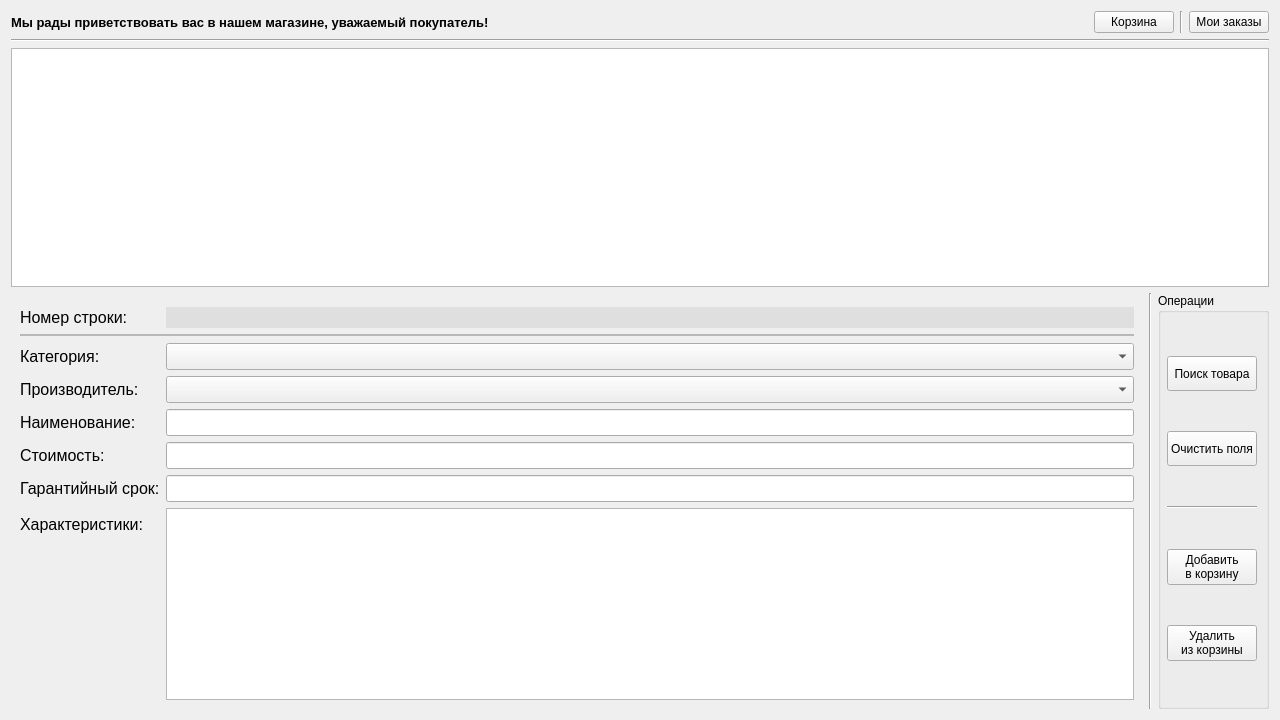
<?xml version="1.0" encoding="UTF-8"?>
<ui version="4.0">
 <class>BuyerForm</class>
 <widget class="QWidget" name="BuyerForm">
  <property name="geometry">
   <rect>
    <x>0</x>
    <y>0</y>
    <width>1280</width>
    <height>720</height>
   </rect>
  </property>
  <property name="windowTitle">
   <string>Form</string>
  </property>
  <layout class="QGridLayout" name="gridLayout_3" rowstretch="0,0,0,0">
   <item row="3" column="2">
    <widget class="QGroupBox" name="buttons">
     <property name="sizePolicy">
      <sizepolicy hsizetype="Preferred" vsizetype="Preferred">
       <horstretch>0</horstretch>
       <verstretch>0</verstretch>
      </sizepolicy>
     </property>
     <property name="title">
      <string>Операции</string>
     </property>
     <property name="flat">
      <bool>false</bool>
     </property>
     <property name="checkable">
      <bool>false</bool>
     </property>
     <layout class="QVBoxLayout" name="buttons_layout_2">
      <property name="leftMargin">
       <number>6</number>
      </property>
      <item>
       <widget class="QPushButton" name="pushButton_search">
        <property name="minimumSize">
         <size>
          <width>0</width>
          <height>35</height>
         </size>
        </property>
        <property name="text">
         <string>Поиск товара</string>
        </property>
       </widget>
      </item>
      <item>
       <widget class="QPushButton" name="pushButton_clearInput">
        <property name="minimumSize">
         <size>
          <width>0</width>
          <height>35</height>
         </size>
        </property>
        <property name="text">
         <string>Очистить поля</string>
        </property>
       </widget>
      </item>
      <item>
       <widget class="Line" name="line_4">
        <property name="orientation">
         <enum>Qt::Horizontal</enum>
        </property>
       </widget>
      </item>
      <item>
       <widget class="QPushButton" name="pushButton_create">
        <property name="minimumSize">
         <size>
          <width>0</width>
          <height>35</height>
         </size>
        </property>
        <property name="text">
         <string>Добавить
в корзину</string>
        </property>
       </widget>
      </item>
      <item>
       <widget class="QPushButton" name="pushButton_remove">
        <property name="minimumSize">
         <size>
          <width>0</width>
          <height>35</height>
         </size>
        </property>
        <property name="text">
         <string>Удалить
из корзины</string>
        </property>
       </widget>
      </item>
     </layout>
    </widget>
   </item>
   <item row="2" column="0" colspan="3">
    <widget class="QTableView" name="tableView">
     <property name="font">
      <font>
       <family>Segoe UI</family>
       <pointsize>10</pointsize>
      </font>
     </property>
     <property name="editTriggers">
      <set>QAbstractItemView::NoEditTriggers</set>
     </property>
     <property name="tabKeyNavigation">
      <bool>false</bool>
     </property>
     <property name="showDropIndicator" stdset="0">
      <bool>false</bool>
     </property>
     <property name="dragDropOverwriteMode">
      <bool>false</bool>
     </property>
     <property name="alternatingRowColors">
      <bool>false</bool>
     </property>
     <property name="selectionMode">
      <enum>QAbstractItemView::SingleSelection</enum>
     </property>
     <property name="selectionBehavior">
      <enum>QAbstractItemView::SelectRows</enum>
     </property>
     <property name="showGrid">
      <bool>true</bool>
     </property>
     <property name="sortingEnabled">
      <bool>true</bool>
     </property>
     <property name="cornerButtonEnabled">
      <bool>false</bool>
     </property>
     <attribute name="horizontalHeaderCascadingSectionResizes">
      <bool>true</bool>
     </attribute>
     <attribute name="horizontalHeaderMinimumSectionSize">
      <number>37</number>
     </attribute>
     <attribute name="horizontalHeaderDefaultSectionSize">
      <number>150</number>
     </attribute>
     <attribute name="horizontalHeaderStretchLastSection">
      <bool>true</bool>
     </attribute>
     <attribute name="verticalHeaderCascadingSectionResizes">
      <bool>false</bool>
     </attribute>
     <attribute name="verticalHeaderMinimumSectionSize">
      <number>35</number>
     </attribute>
     <attribute name="verticalHeaderDefaultSectionSize">
      <number>35</number>
     </attribute>
     <attribute name="verticalHeaderHighlightSections">
      <bool>true</bool>
     </attribute>
     <attribute name="verticalHeaderShowSortIndicator" stdset="0">
      <bool>true</bool>
     </attribute>
    </widget>
   </item>
   <item row="3" column="0">
    <widget class="QWidget" name="widget" native="true">
     <layout class="QGridLayout" name="gridLayout">
      <item row="0" column="0">
       <layout class="QFormLayout" name="product_data">
        <property name="sizeConstraint">
         <enum>QLayout::SetDefaultConstraint</enum>
        </property>
        <property name="fieldGrowthPolicy">
         <enum>QFormLayout::AllNonFixedFieldsGrow</enum>
        </property>
        <property name="rowWrapPolicy">
         <enum>QFormLayout::DontWrapRows</enum>
        </property>
        <property name="labelAlignment">
         <set>Qt::AlignLeading|Qt::AlignLeft|Qt::AlignVCenter</set>
        </property>
        <property name="formAlignment">
         <set>Qt::AlignLeading|Qt::AlignLeft|Qt::AlignTop</set>
        </property>
        <property name="topMargin">
         <number>5</number>
        </property>
        <item row="0" column="0">
         <widget class="QLabel" name="idProduct_Label">
          <property name="font">
           <font>
            <pointsize>12</pointsize>
            <weight>50</weight>
            <italic>false</italic>
            <bold>false</bold>
            <underline>false</underline>
           </font>
          </property>
          <property name="styleSheet">
           <string notr="true">color: rgb(0, 0, 0);
</string>
          </property>
          <property name="text">
           <string>Номер строки:</string>
          </property>
         </widget>
        </item>
        <item row="0" column="1">
         <widget class="QLineEdit" name="idProduct_LineEdit">
          <property name="enabled">
           <bool>true</bool>
          </property>
          <property name="font">
           <font>
            <pointsize>12</pointsize>
           </font>
          </property>
          <property name="autoFillBackground">
           <bool>false</bool>
          </property>
          <property name="styleSheet">
           <string notr="true">background-color: rgb(223, 223, 223);</string>
          </property>
          <property name="text">
           <string/>
          </property>
          <property name="frame">
           <bool>false</bool>
          </property>
          <property name="readOnly">
           <bool>true</bool>
          </property>
          <property name="placeholderText">
           <string/>
          </property>
         </widget>
        </item>
        <item row="1" column="0" colspan="2">
         <widget class="Line" name="line_7">
          <property name="frameShadow">
           <enum>QFrame::Sunken</enum>
          </property>
          <property name="lineWidth">
           <number>0</number>
          </property>
          <property name="midLineWidth">
           <number>2</number>
          </property>
          <property name="orientation">
           <enum>Qt::Horizontal</enum>
          </property>
         </widget>
        </item>
        <item row="2" column="0">
         <widget class="QLabel" name="category_Label">
          <property name="font">
           <font>
            <pointsize>12</pointsize>
            <weight>50</weight>
            <bold>false</bold>
            <underline>false</underline>
           </font>
          </property>
          <property name="text">
           <string>Категория:</string>
          </property>
         </widget>
        </item>
        <item row="3" column="0">
         <widget class="QLabel" name="manufacturer_Label">
          <property name="font">
           <font>
            <pointsize>12</pointsize>
           </font>
          </property>
          <property name="text">
           <string>Производитель:</string>
          </property>
         </widget>
        </item>
        <item row="3" column="1">
         <widget class="QComboBox" name="manufacturer_comboBox">
          <property name="font">
           <font>
            <pointsize>12</pointsize>
           </font>
          </property>
         </widget>
        </item>
        <item row="4" column="0">
         <widget class="QLabel" name="nameProduct_Label">
          <property name="font">
           <font>
            <pointsize>12</pointsize>
           </font>
          </property>
          <property name="text">
           <string>Наименование:</string>
          </property>
         </widget>
        </item>
        <item row="4" column="1">
         <widget class="QLineEdit" name="nameProduct_LineEdit">
          <property name="font">
           <font>
            <pointsize>12</pointsize>
           </font>
          </property>
         </widget>
        </item>
        <item row="5" column="0">
         <widget class="QLabel" name="cost_Label">
          <property name="font">
           <font>
            <pointsize>12</pointsize>
           </font>
          </property>
          <property name="text">
           <string>Стоимость:</string>
          </property>
         </widget>
        </item>
        <item row="5" column="1">
         <widget class="QLineEdit" name="cost_LineEdit">
          <property name="font">
           <font>
            <pointsize>12</pointsize>
           </font>
          </property>
         </widget>
        </item>
        <item row="6" column="0">
         <widget class="QLabel" name="warranty_Label">
          <property name="font">
           <font>
            <pointsize>12</pointsize>
           </font>
          </property>
          <property name="text">
           <string>Гарантийный срок:</string>
          </property>
         </widget>
        </item>
        <item row="6" column="1">
         <widget class="QLineEdit" name="warranty_LineEdit">
          <property name="font">
           <font>
            <pointsize>12</pointsize>
           </font>
          </property>
         </widget>
        </item>
        <item row="7" column="0">
         <widget class="QLabel" name="specs_Label">
          <property name="font">
           <font>
            <pointsize>12</pointsize>
           </font>
          </property>
          <property name="text">
           <string>Характеристики:</string>
          </property>
         </widget>
        </item>
        <item row="7" column="1">
         <widget class="QTableWidget" name="specs_tableWidget">
          <property name="contextMenuPolicy">
           <enum>Qt::CustomContextMenu</enum>
          </property>
          <property name="editTriggers">
           <set>QAbstractItemView::NoEditTriggers</set>
          </property>
          <attribute name="horizontalHeaderVisible">
           <bool>false</bool>
          </attribute>
          <attribute name="horizontalHeaderMinimumSectionSize">
           <number>80</number>
          </attribute>
          <attribute name="horizontalHeaderDefaultSectionSize">
           <number>200</number>
          </attribute>
          <attribute name="horizontalHeaderStretchLastSection">
           <bool>true</bool>
          </attribute>
          <attribute name="verticalHeaderVisible">
           <bool>false</bool>
          </attribute>
          <attribute name="verticalHeaderCascadingSectionResizes">
           <bool>false</bool>
          </attribute>
          <column>
           <property name="text">
            <string>Название</string>
           </property>
          </column>
          <column>
           <property name="text">
            <string>Подробности</string>
           </property>
          </column>
         </widget>
        </item>
        <item row="2" column="1">
         <widget class="QComboBox" name="category_comboBox">
          <property name="font">
           <font>
            <pointsize>12</pointsize>
           </font>
          </property>
         </widget>
        </item>
       </layout>
      </item>
     </layout>
    </widget>
   </item>
   <item row="1" column="0" colspan="3">
    <widget class="Line" name="line_3">
     <property name="orientation">
      <enum>Qt::Horizontal</enum>
     </property>
    </widget>
   </item>
   <item row="3" column="1">
    <widget class="Line" name="line">
     <property name="frameShadow">
      <enum>QFrame::Sunken</enum>
     </property>
     <property name="orientation">
      <enum>Qt::Vertical</enum>
     </property>
    </widget>
   </item>
   <item row="0" column="0" colspan="3">
    <layout class="QHBoxLayout" name="horizontalLayout">
     <property name="topMargin">
      <number>0</number>
     </property>
     <item>
      <widget class="QLabel" name="label">
       <property name="font">
        <font>
         <pointsize>10</pointsize>
         <weight>75</weight>
         <bold>true</bold>
         <underline>false</underline>
        </font>
       </property>
       <property name="text">
        <string>Мы рады приветствовать вас в нашем магазине, уважаемый покупатель!</string>
       </property>
      </widget>
     </item>
     <item>
      <spacer name="horizontalSpacer">
       <property name="orientation">
        <enum>Qt::Horizontal</enum>
       </property>
       <property name="sizeHint" stdset="0">
        <size>
         <width>40</width>
         <height>20</height>
        </size>
       </property>
      </spacer>
     </item>
     <item>
      <widget class="QPushButton" name="pushButton_cart">
       <property name="text">
        <string>Корзина</string>
       </property>
      </widget>
     </item>
     <item>
      <widget class="Line" name="line_5">
       <property name="orientation">
        <enum>Qt::Vertical</enum>
       </property>
      </widget>
     </item>
     <item>
      <widget class="QPushButton" name="pushButton_myOrders">
       <property name="text">
        <string>Мои заказы</string>
       </property>
      </widget>
     </item>
    </layout>
   </item>
  </layout>
 </widget>
 <resources/>
 <connections/>
</ui>
